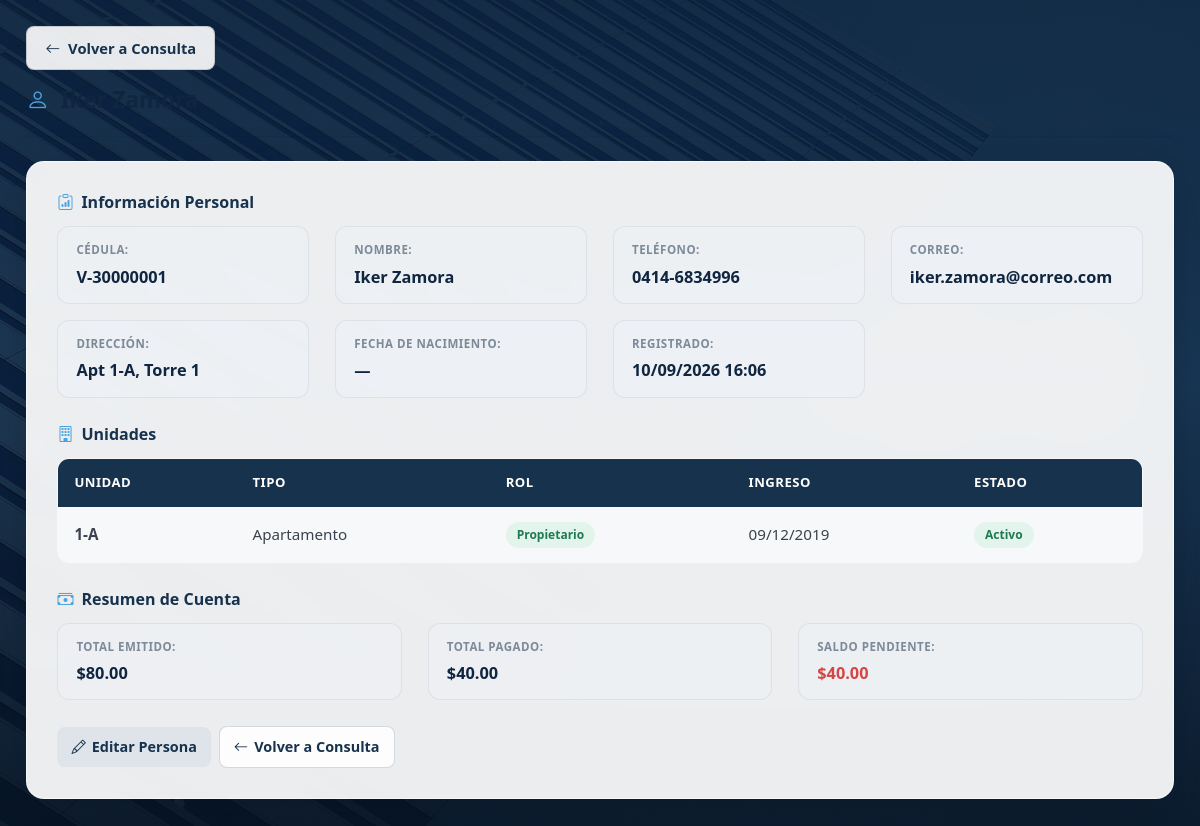
Screenshot of /Vista/ver_persona.php?cedula=V-30000001 (signed in) with the database file from the repository.
### tables this page shows
CREATE TABLE `personas` (
  `cedula` varchar(20) NOT NULL,
  `nombre` varchar(100) NOT NULL,
  `correo` varchar(100) DEFAULT NULL,
  `telefono` varchar(15) DEFAULT NULL,
  `direccion` text DEFAULT NULL,
  `fecha_nacimiento` date DEFAULT NULL,
  `fecha_creacion` timestamp NOT NULL DEFAULT current_timestamp(),
  PRIMARY KEY (`cedula`)
);

CREATE TABLE `tenencia` (
  `id` int(11) NOT NULL AUTO_INCREMENT,
  `persona_cedula` varchar(20) NOT NULL,
  `unidad_id` int(11) NOT NULL,
  `rol` enum('propietario','inquilino','residente') NOT NULL DEFAULT 'propietario',
  `fecha_inicio` date DEFAULT NULL,
  `estado` enum('activo','inactivo') NOT NULL DEFAULT 'activo',
  PRIMARY KEY (`id`),
  KEY `tenencia_persona` (`persona_cedula`),
  KEY `tenencia_unidad` (`unidad_id`),
  CONSTRAINT `tenencia_ibfk_1` FOREIGN KEY (`persona_cedula`) REFERENCES `personas` (`cedula`) ON DELETE CASCADE,
  CONSTRAINT `tenencia_ibfk_2` FOREIGN KEY (`unidad_id`) REFERENCES `unidades` (`id`) ON DELETE CASCADE
);

CREATE TABLE `unidades` (
  `id` int(11) NOT NULL AUTO_INCREMENT,
  `torre` varchar(10) NOT NULL,
  `numero` varchar(10) NOT NULL,
  `tipo` enum('apartamento','penthouse','estacionamiento','local','deposito') NOT NULL DEFAULT 'apartamento',
  `estado` enum('activa','inactiva') NOT NULL DEFAULT 'activa',
  PRIMARY KEY (`id`),
  UNIQUE KEY `uq_torre_numero` (`torre`,`numero`)
);

### Controlador/ver_persona.php (called while the page is built, shortened)
<?php
include("../Modelo/conexiondb.php");
$cedula = trim($_GET['cedula'] ?? '');
if (!empty($cedula)) {
    $stmt = $connect->prepare("SELECT cedula, nombre, correo, telefono, direccion, fecha_nacimiento, fecha_creacion
                               FROM personas WHERE cedula = ?");
    $stmt->bind_param("s", $cedula);
    $stmt->execute();
    $result = $stmt->get_result();
    $persona = $result->fetch_assoc();
    if ($persona) {
        $stmt = $connect->prepare(
            "SELECT t.id, t.rol, t.fecha_inicio, t.estado, u.id AS unidad_id, u.torre, u.numero, u.tipo
             FROM tenencia t JOIN unidades u ON t.unidad_id = u.id
             WHERE t.persona_cedula = ? ORDER BY u.torre, u.numero"
        );
        $stmt->bind_param("s", $cedula);
        $stmt->execute();
        $tenencias = $stmt->get_result()->fetch_all(MYSQLI_ASSOC);
        $stmt = $connect->prepare(
            "SELECT c.estado,
                    COALESCE(SUM(c.monto), 0) AS total_emitido,
                    COALESCE(SUM(c.monto_pagado), 0) AS total_pagado
             FROM cuotas_emitidas c
             JOIN tenencia t ON c.unidad_id = t.unidad_id
             WHERE t.persona_cedula = ? AND c.estado IN ('pendiente','vencida','parcial','pagada')
             GROUP BY c.estado"
        );
        $stmt->bind_param("s", $cedula);
        $stmt->execute();
        $rows = $stmt->get_result()->fetch_all(MYSQLI_ASSOC);
        $total_emitido = 0;
        $total_pagado = 0;
        foreach ($rows as $r) {
            $total_emitido += (float)$r['total_emitido'];
            $total_pagado += (float)$r['total_pagado'];
        }
        $resumen = [
            'total_emitido' => $total_emitido,
            'total_pagado' => $total_pagado,
            'saldo' => $total_emitido - $total_pagado
        ];
    }
}

### Vista/ver_persona.php (the view, shortened to what this page needs)
<?php
include("../Controlador/ver_persona.php");
?>
<!DOCTYPE html>
<html lang="es">
<head>
  <link rel="stylesheet" href="../Estilo/global.css">
  <link rel="stylesheet" href="../assets/css/bootstrap-icons.min.css">
  <link rel="stylesheet" href="../Estilo/verdetalles.css">
</head>
<body>
  <div class="container">
    <a href="consulta_personas.php" class="back-button"><i class="bi bi-arrow-left"></i> Volver a Consulta</a>
    <?php if (!$persona): ?>
      <div class="mensaje error" style="margin-top:18px;">❌ Persona no encontrada</div>
    <?php else: ?>
    <div class="header">
      <h2><i class="bi bi-person"></i> <?php echo htmlspecialchars($persona['nombre']); ?></h2>
    </div>
    <div class="detail-box">
      <div class="section">
        <h3><i class="bi bi-clipboard-data"></i> Información Personal</h3>
        <div class="detail-grid">
          <div class="detail-item"><label>Cédula:</label><span><?php echo htmlspecialchars($persona['cedula']); ?></span></div>
          <div class="detail-item"><label>Nombre:</label><span><?php echo htmlspecialchars($persona['nombre']); ?></span></div>
          <div class="detail-item"><label>Teléfono:</label><span><?php echo htmlspecialchars($persona['telefono'] ?? '—'); ?></span></div>
          <div class="detail-item"><label>Correo:</label><span><?php echo htmlspecialchars($persona['correo'] ?? '—'); ?></span></div>
          <div class="detail-item"><label>Dirección:</label><span><?php echo htmlspecialchars($persona['direccion'] ?? '—'); ?></span></div>
          <div class="detail-item"><label>Fecha de Nacimiento:</label><span><?php echo $persona['fecha_nacimiento'] ? date('d/m/Y', strtotime($persona['fecha_nacimiento'])) : '—'; ?></span></div>
          <div class="detail-item"><label>Registrado:</label><span><?php echo date('d/m/Y H:i', strtotime($persona['fecha_creacion'])); ?></span></div>
        </div>
      </div>
      <div class="section">
        <h3><i class="bi bi-building"></i> Unidades</h3>
        <?php if (empty($tenencias)): ?>
          <p style="color:var(--gris-500);">Sin unidades asignadas.</p>
        <?php else: ?>
          <div class="table-wrap">
            <table class="data-table">
              <thead><tr><th>Unidad</th><th>Tipo</th><th>Rol</th><th>Ingreso</th><th>Estado</th></tr></thead>
              <tbody>
                <?php foreach ($tenencias as $t): ?>
                <tr>
                  <td data-label="Unidad"><strong><?php echo htmlspecialchars($t['numero']); ?></strong></td>
                  <td data-label="Tipo"><?php echo TIPOS_UNIDAD[$t['tipo']] ?? $t['tipo']; ?></td>
                  <td data-label="Rol">
                    <span class="badge <?php echo ($t['rol'] == 'propietario') ? 'badge-success' : (($t['rol'] == 'inquilino') ? 'badge-warning' : 'badge-neutral'); ?>">
                      <?php echo ucfirst($t['rol']); ?>
                    </span>
                  </td>
                  <td data-label="Ingreso"><?php echo $t['fecha_inicio'] ? date('d/m/Y', strtotime($t['fecha_inicio'])) : '—'; ?></td>
                  <td data-label="Estado"><span class="badge <?php echo $t['estado'] == 'activo' ? 'badge-success' : 'badge-danger'; ?>"><?php echo ucfirst($t['estado']); ?></span></td>
                </tr>
                <?php endforeach; ?>
              </tbody>
            </table>
          </div>
        <?php endif; ?>
      </div>
      <div class="section">
        <h3><i class="bi bi-cash-stack"></i> Resumen de Cuenta</h3>
        <div class="detail-grid">
          <div class="detail-item"><label>Total Emitido:</label><span>$<?php echo number_format($resumen['total_emitido'], 2); ?></span></div>
          <div class="detail-item"><label>Total Pagado:</label><span>$<?php echo number_format($resumen['total_pagado'], 2); ?></span></div>
          <div class="detail-item"><label>Saldo Pendiente:</label><span style="color:<?php echo $resumen['saldo'] > 0 ? 'var(--rojo)' : 'var(--verde)'; ?>;font-weight:700;">$<?php echo number_format($resumen['saldo'], 2); ?></span></div>
        </div>
      </div>
      <div class="action-buttons">
        <a href="editar_persona.php?cedula=<?php echo urlencode($persona['cedula']); ?>" class="btn btn-edit"><i class="bi bi-pencil"></i> Editar Persona</a>
        <a href="consulta_personas.php" class="btn btn-back"><i class="bi bi-arrow-left"></i> Volver a Consulta</a>
      </div>
    </div>
    <?php endif; ?>
  </div>
</body>
</html>

### Estilo/global.css (style rules this page uses)
:root { --navy-900: #0a1a2e; --navy-800: #0f2540; --navy-700: #16324d; --navy-600: #1d4163; --navy-500: #2b5480; --navy-400: #3d6d9e; --navy-300: #7396bd; --accent: #4aa3df; --accent-hover:#388fc7; --gold: #d4af37; --gold-suave: #f5ecd2; --blanco: #ffffff; --blanco-90: rgba(255, 255, 255, 0.90); --blanco-70: rgba(255, 255, 255, 0.70); --humo: #f2f5f9; --gris-100: #eef1f5; --gris-200: #dfe4ea; --gris-400: #aab4bf; --gris-500: #7d8a99; --gris-600: #5b6673; --gris-700: #3a434d; --verde: #2e9e6b; --verde-hover: #258457; --verde-suave: #e3f4ec; --rojo: #d64545; --rojo-hover: #b93a3a; --rojo-suave: #fbe9e8; --amarillo: #c9971c; --amarillo-suave:#faf1d8; --sombra-sm: 0 2px 8px rgba(6, 16, 30, 0.10); --sombra: 0 8px 24px rgba(6, 16, 30, 0.14); --sombra-lg: 0 18px 50px rgba(6, 16, 30, 0.30); --radio: 12px; --radio-lg: 18px; }
* { margin: 0; padding: 0; box-sizing: border-box; }
html { -webkit-text-size-adjust: 100%; }
body { font-family: 'Segoe UI', 'Inter', Tahoma, Geneva, Verdana, sans-serif; background-color: var(--navy-900); background-image: linear-gradient(180deg, rgba(10, 26, 46, 0.88) 0%, rgba(10, 26, 46, 0.80) 45%, rgba(7, 18, 33, 0.94) 100%), url("../assets/img/fondo.jpg"); background-size: cover; background-position: center; background-repeat: no-repeat; background-attachment: fixed; color: var(--gris-700); min-height: 100vh; padding: clamp(12px, 2.2vw, 28px); line-height: 1.5; font-size: 15px; }
h1, h2, h3, h4 { color: var(--navy-800); font-weight: 700; line-height: 1.25; }
a { color: var(--accent); text-decoration: none; transition: color 0.15s ease; }
.btn { display: inline-flex; align-items: center; justify-content: center; gap: 8px; padding: 11px 20px; border: none; border-radius: 8px; font-size: 0.95rem; font-weight: 600; font-family: inherit; cursor: pointer; text-decoration: none; transition: transform 0.12s ease, box-shadow 0.15s ease, background-color 0.15s ease; }
.btn-view, .btn-edit, .btn-back { display: inline-flex; align-items: center; gap: 6px; padding: 9px 14px; border-radius: 8px; font-size: 0.9rem; font-weight: 600; text-decoration: none; white-space: nowrap; transition: background-color 0.15s ease, box-shadow 0.15s ease; }
.btn-edit { background: var(--gris-200); color: var(--navy-700); }
.btn-back { background: rgba(255, 255, 255, 0.9); color: var(--navy-700); border: 1px solid rgba(22, 50, 77, 0.18); }
label { display: block; margin-bottom: 6px; font-weight: 600; color: var(--navy-700); font-size: 0.9rem; }
.table-wrap { overflow-x: auto; -webkit-overflow-scrolling: touch; border-radius: var(--radio); }
.table-wrap table { width: 100%; border-collapse: collapse; }
.data-table { width: 100%; border-collapse: collapse; border: 1px solid rgba(22, 50, 77, 0.12); border-radius: var(--radio); overflow: hidden; background: rgba(255, 255, 255, 0.6); }
.data-table th { background: var(--navy-700); color: #fff; text-align: left; padding: 14px 16px; font-size: 0.82rem; text-transform: uppercase; letter-spacing: 0.5px; border-bottom: 1px solid rgba(255, 255, 255, 0.1); white-space: nowrap; }
.data-table td { padding: 14px 16px; border-bottom: 1px solid rgba(22, 50, 77, 0.08); font-size: 0.95rem; color: var(--gris-700); vertical-align: middle; word-break: break-word; }
.data-table tbody tr:last-child td { border-bottom: none; }
.action-buttons { display: flex; gap: 8px; flex-wrap: nowrap; align-items: center; }
.badge { display: inline-flex; align-items: center; gap: 5px; padding: 4px 11px; border-radius: 20px; font-size: 0.75rem; font-weight: 600; white-space: nowrap; }
.badge-success { background: var(--verde-suave); color: #1f7a52; }

### rows the page displays
personas: cedula "V-30000001", nombre "Iker Zamora", telefono "0414-6834996", correo "iker.zamora@correo.com", direccion "Apt 1-A, Torre 1", fecha_creacion "10/09/2026 16:06"
tenencia: unidad.numero "1-A", unidad.tipo "Apartamento", rol "Propietario", fecha_inicio "09/12/2019", estado "Activo"

### other values shown
$resumen['total_emitido'] "80.00"
$resumen['total_pagado'] "40.00"
$resumen['saldo'] "40.00"
